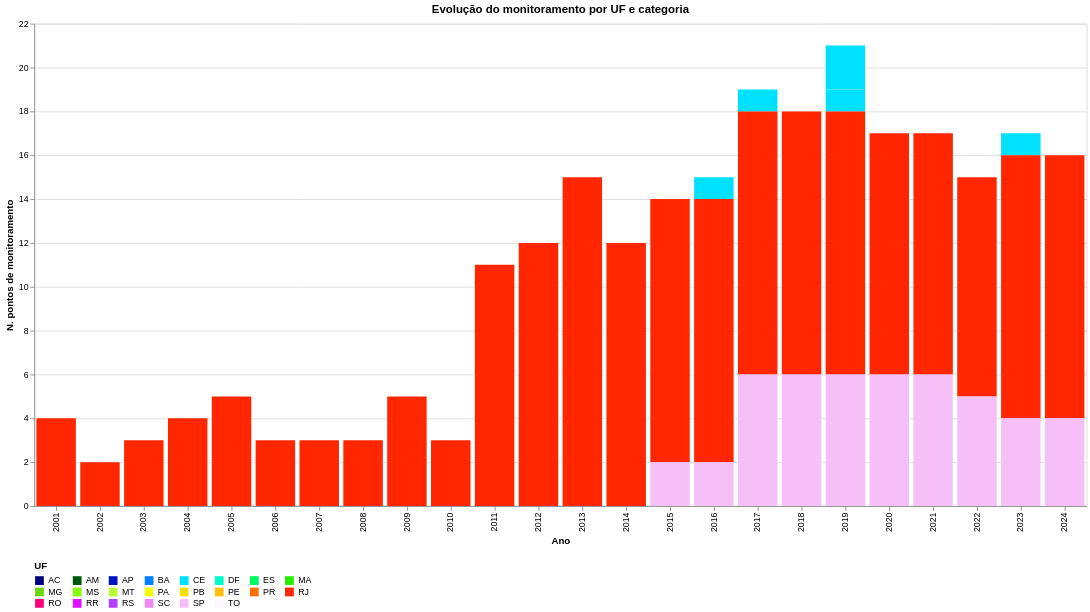

This figure's notebook cell:
### Markdown cell above
```{tip}
Selecione o poluente no dropdown menu e avalie a evolução do número de pontos de monitoramento. Clique na legenda para controlar os estados que agregam estações na figura.   
```

### Code cell
'''
# Caminho para a pasta de dados
rootPath = os.path.dirname(os.getcwd())

# Lendo o csv
aqmData = pd.read_csv(rootPath+'/data/Monitoramento_QAr_BR.csv')


df = aqmData.copy()

# Quebrar ANOS_MONITORADOS em listas
df["ANOS_MONITORADOS"] = df["ANOS_MONITORADOS"].str.split(",")

# To remove all spaces
df['UF'] = df['UF'].str.replace(" ", "")

df.loc[df['POLUENTE'] == 'PM25','POLUENTE'] = 'MP25'

# Explodir para cada ano virar uma linha
df_exploded = df.explode("ANOS_MONITORADOS")

# Converter para inteiro
#df_exploded["ANOS_MONITORADOS"] = df_exploded["ANOS_MONITORADOS"].astype(int)

# Agrupar também por POLUENTE
df_grouped = (
    df_exploded.groupby(["POLUENTE", "UF", "ANOS_MONITORADOS"])
    .size()   # conta linhas
    .reset_index(name="NSTATION")
)
# Remover linhas com valores não numéricos
df_grouped = df_grouped[pd.to_numeric(df_grouped['ANOS_MONITORADOS'], errors='coerce').notna()]

# Converter agora para inteiro
df_grouped['ANOS_MONITORADOS'] = df_grouped['ANOS_MONITORADOS'].astype(int)





# Lista de poluentes e UFs
poluentes = sorted(df_grouped["POLUENTE"].unique())
ufs = sorted(df_grouped["UF"].unique())


# Cores fixas por UF
default_palette = px.colors.qualitative.Plotly
color_map = {uf: default_palette[i % len(default_palette)] for i, uf in enumerate(ufs)}
#color_map = {uf: f"hsl({i*40 % 360},70%,50%)" for i, uf in enumerate(ufs)}

layout_style = dict(
    plot_bgcolor="whitesmoke",   # light gray for plot area
    paper_bgcolor="white",  # light gray for outer background
    hovermode='x unified',
    legend_title="UF",
    height=800
)
fig = go.Figure()
trace_visibility = []

## Track UF que já teve legenda
#uf_legend_shown = {uf: False for uf in ufs}

# Criar todos os traços: um trace por UF e poluente
for pol in poluentes:
    df_pol = df_grouped[df_grouped["POLUENTE"] == pol]
    for uf in ufs:
        df_uf = df_pol[df_pol["UF"] == uf]
        y_values = df_uf["NSTATION"].values
        x_values = df_uf["ANOS_MONITORADOS"].values 

        fig.add_trace(
            go.Bar(
                x=x_values,
                y=y_values,
                name=uf,
                marker=dict(color=color_map[uf]),
                legendgroup=uf,
                showlegend=True,  # apenas um trace de cada UF aparece na legenda
                visible=(pol == poluentes[0]),  # primeiro poluente aparece inicialmente
                text=y_values,
                textposition="outside"
            )
        )
        #uf_legend_shown[uf] = True
        trace_visibility.append(pol)

# Dropdown menu
buttons = []
for pol in poluentes:
    vis = [p == pol for p in trace_visibility]
    buttons.append(dict(
        label=pol,
        method="update",
        args=[{"visible": vis},
              {"title": f"Monitoramento de {pol}"}]
    ))
anos = np.arange(df_grouped['ANOS_MONITORADOS'].min(),
                 df_grouped['ANOS_MONITORADOS'].max() + 1).tolist()

# Layout
fig.update_layout(
    **layout_style,
    #height=600,
    barmode="stack",
    legend=dict(
        orientation="h",
        yanchor="bottom",
        y=-.4,
        xanchor="left",
        x=0,
        title="UF: "
    ),
    xaxis=dict(
        type='linear',
        title="Ano",
        tickmode='array',
        tickvals=anos,       # força mostrar todos os anos
        ticktext=anos
    ),
    xaxis_range=[df_grouped['ANOS_MONITORADOS'].min() - 0.5, 2024.5],
    yaxis=dict(
        type='linear',
        title="N. pontos de monitoramento",
        tickmode='array',
    ),
    margin=dict(r=120),
    updatemenus=[dict(
        buttons=buttons,
        direction="down",
        x=1.15,
        y=1.05,
        showactive=True,
        
    )],
    title=f"Monitoramento de {poluentes[0]}"
)

HTML(fig.to_html(include_plotlyjs="cdn"))
'''

import altair as alt
import pandas as pd
import numpy as np
import os
# from IPython.display import HTML # Removido para compatibilidade com o ambiente

# Importa módulos Matplotlib para a paleta de 27 cores
from matplotlib import colormaps as m_colormaps 
from matplotlib import colors as mcolors 

# ================================
# 1. Carregar e preparar dados
# ================================
rootPath = os.path.dirname(os.getcwd())
aqm_path = rootPath + '/data/Monitoramento_QAr_BR.csv'

try:
    df = pd.read_csv(aqm_path)
except:
    # Tentativa alternativa se o caminho relativo falhar
    df = pd.read_csv('Monitoramento_QAr_BR.csv')


df['UF'] = df['UF'].astype(str).str.replace(" ", "")
df.loc[df['POLUENTE'] == 'PM25', 'POLUENTE'] = 'MP25'

# categorias
df['CATEGORIA'] = (
    df.get('CATEGORIA', 'Não declarado')
      .fillna('Não declarado')
      .astype(str)
      .str.strip()
      .str.capitalize()
)

map_cat = {
    'Referencia': 'Referência',
    'Indicativa': 'Indicativa',
    'Nao declarado': 'Não declarado',
    'Nao declarada': 'Não declarado',
    'Não declarada': 'Não declarado'
}
df['CATEGORIA'] = df['CATEGORIA'].replace(map_cat)

valid = ['Referência', 'Indicativa', 'Não declarado']
df.loc[~df['CATEGORIA'].isin(valid), 'CATEGORIA'] = 'Não declarado'

# anos
df["ANOS_MONITORADOS"] = df["ANOS_MONITORADOS"].astype(str).str.split(",")
df = df.explode("ANOS_MONITORADOS")
df = df[pd.to_numeric(df["ANOS_MONITORADOS"], errors='coerce').notna()]
df["ANOS_MONITORADOS"] = df["ANOS_MONITORADOS"].astype(int)

df_ag = (
    df.groupby(["POLUENTE", "UF", "CATEGORIA", "ANOS_MONITORADOS"])
      .size()
      .reset_index(name="NSTATION")
)

# NOVO: Filtra para parar em 2024, conforme solicitado
df_ag = df_ag[df_ag['ANOS_MONITORADOS'] <= 2024]


# ================================
# 2. Cores idênticas ao Matplotlib gist_ncar
# ================================
# ordem das UFs fixa
ufs = sorted(df_ag["UF"].unique())
n_colors = len(ufs)

# OBTENDO O COLORMAP 'gist_ncar' DE FORMA MODERNA
cmap = m_colormaps['gist_ncar'] 

# Gera n_colors pontos linearmente espaçados no colormap
sample_points = np.linspace(0, 1, n_colors) 

# Converte as cores RGB do Matplotlib para o formato Hex (Altair)
color_sequence = [mcolors.rgb2hex(cmap(i)) for i in sample_points]

# Cria o dicionário UF -> Cor
color_map = {}
for i, uf in enumerate(ufs):
    color_map[uf] = color_sequence[i]

# domínio e range explícitos para o Altair
domain_ufs = list(color_map.keys())
range_ufs  = list(color_map.values())

# ================================
# 3. Dropdowns (iguais ao seu)
# ================================
poluente_sel = alt.binding_select(
    options=sorted(df_ag["POLUENTE"].unique()),
    name="Poluente: "
)
poluente_param = alt.param(
    value=sorted(df_ag["POLUENTE"].unique())[0],
    bind=poluente_sel
)

cat_sel = alt.binding_select(
    options=["Todas"] + valid,
    name="Categoria: "
)
cat_param = alt.param(
    value="Todas",
    bind=cat_sel
)

cat_filter = (
    (alt.datum.CATEGORIA == cat_param)
    | (cat_param == "Todas")
)

# ================================
# 4. Gráfico com cores corrigidas
# ================================
chart = (
    alt.Chart(df_ag)
    .transform_filter(alt.datum.POLUENTE == poluente_param)
    .transform_filter(cat_filter)
    .mark_bar()
    .encode(
        x=alt.X(
            "ANOS_MONITORADOS:O",
            sort=sorted(df_ag["ANOS_MONITORADOS"].unique()),
            title="Ano"
        ),
        y=alt.Y(
            "sum(NSTATION):Q",
            title="N. pontos de monitoramento"
        ),
        # 🎨 Aplica a paleta Matplotlib
        color=alt.Color(
            "UF:N",
            title="UF",
            scale=alt.Scale(
                domain=domain_ufs,
                range=range_ufs
            ),
            legend=alt.Legend(
                orient="bottom",
                columns=8
            )
        ),
        tooltip=[
            "UF:N",
            "CATEGORIA:N",
            "ANOS_MONITORADOS:O",
            alt.Tooltip("NSTATION:Q", title="Total")
        ]
    )
    .properties(
        width=1200,
        height=550,
        title="Evolução do monitoramento por UF e categoria"
    )
    .add_params(poluente_param, cat_param)
)

chart

### Figure 1 — Vega-Lite specification as saved in the notebook (floating-point values rounded to 4 significant figures; data arrays with more than 128 entries replaced by an {"elided": "..."} marker saying what was removed)
{"config": {"view": {"continuousWidth": 300, "continuousHeight": 300}}, "data": {"name": "data-dd1fb7b15a57e5bf52667d841ba1ece2"}, "mark": {"type": "bar"}, "encoding": {"color": {"field": "UF", "legend": {"columns": 8, "orient": "bottom"}, "scale": {"domain": ["AC", "AM", "AP", "BA", "CE", "DF", "ES", "MA", "MG", "MS", "MT", "PA", "PB", "PE", "PR", "RJ", "RO", "RR", "RS", "SC", "SP", "TO"], "range": ["#000080", "#00580f", "#0014bc", "#007fff", "#00e0ff", "#00fdcb", "#00fc5e", "#26f000", "#6ad800", "#84ff0c", "#bbff3c", "#f6fd08", "#ffdf00", "#ffc10b", "#ff7006", "#ff2600", "#ff007c", "#dd11ff", "#b044fa", "#ed89ef", "#f5c0f7", "#fef8fe"]}, "title": "UF", "type": "nominal"}, "tooltip": [{"field": "UF", "type": "nominal"}, {"field": "CATEGORIA", "type": "nominal"}, {"field": "ANOS_MONITORADOS", "type": "ordinal"}, {"field": "NSTATION", "title": "Total", "type": "quantitative"}], "x": {"field": "ANOS_MONITORADOS", "sort": [1993.0, 1994.0, 1995.0, 1996.0, 1997.0, 1998.0, 1999.0, 2000.0, 2001.0, 2002.0, 2003.0, 2004.0, 2005.0, 2006.0, 2007.0, 2008.0, 2009.0, 2010.0, 2011.0, 2012.0, 2013.0, 2014.0, 2015.0, 2016.0, 2017.0, 2018.0, 2019.0, 2020.0, 2021.0, 2022.0, 2023.0, 2024.0], "title": "Ano", "type": "ordinal"}, "y": {"aggregate": "sum", "field": "NSTATION", "title": "N. pontos de monitoramento", "type": "quantitative"}}, "height": 550, "params": [{"name": "param_fef052c6093fd492", "bind": {"input": "select", "options": ["BENZENO", "CH4", "CO", "ERT", "ETILBENZENO", "H2S", "HCNM", "HCT", "MP10", "MP25", "NO", "NO2", "NOX", "O3", "PTS", "SO2", "TOLUENO", "XILENO"], "name": "Poluente: "}, "value": "BENZENO"}, {"name": "param_9e50f6bfa324705a", "bind": {"input": "select", "options": ["Todas", "Referência", "Indicativa", "Não declarado"], "name": "Categoria: "}, "value": "Todas"}], "title": "Evolução do monitoramento por UF e categoria", "transform": [{"filter": "(datum.POLUENTE === param_fef052c6093fd492)"}, {"filter": "((datum.CATEGORIA === param_9e50f6bfa324705a) || (param_9e50f6bfa324705a === 'Todas'))"}], "width": 1200, "$schema": "https://vega.github.io/schema/vega-lite/v6.1.0.json", "datasets": {"data-dd1fb7b15a57e5bf52667d841ba1ece2": {"elided": "1711 records"}}}
